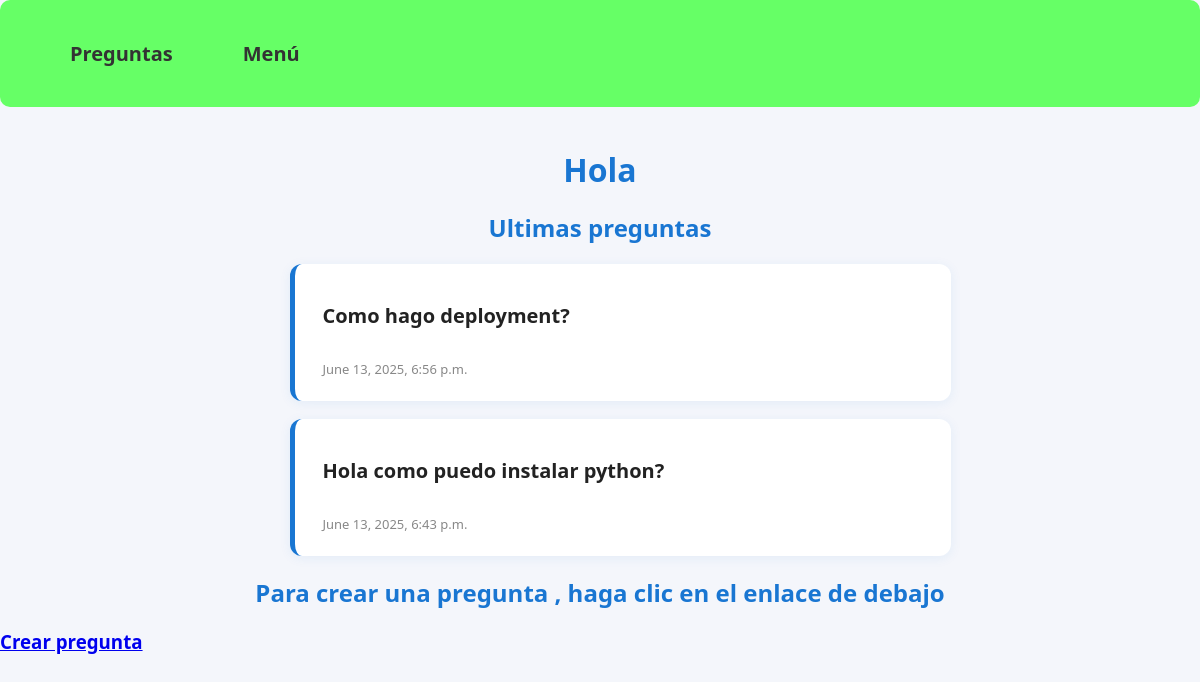
/, run on an earlier commit of the app's database.
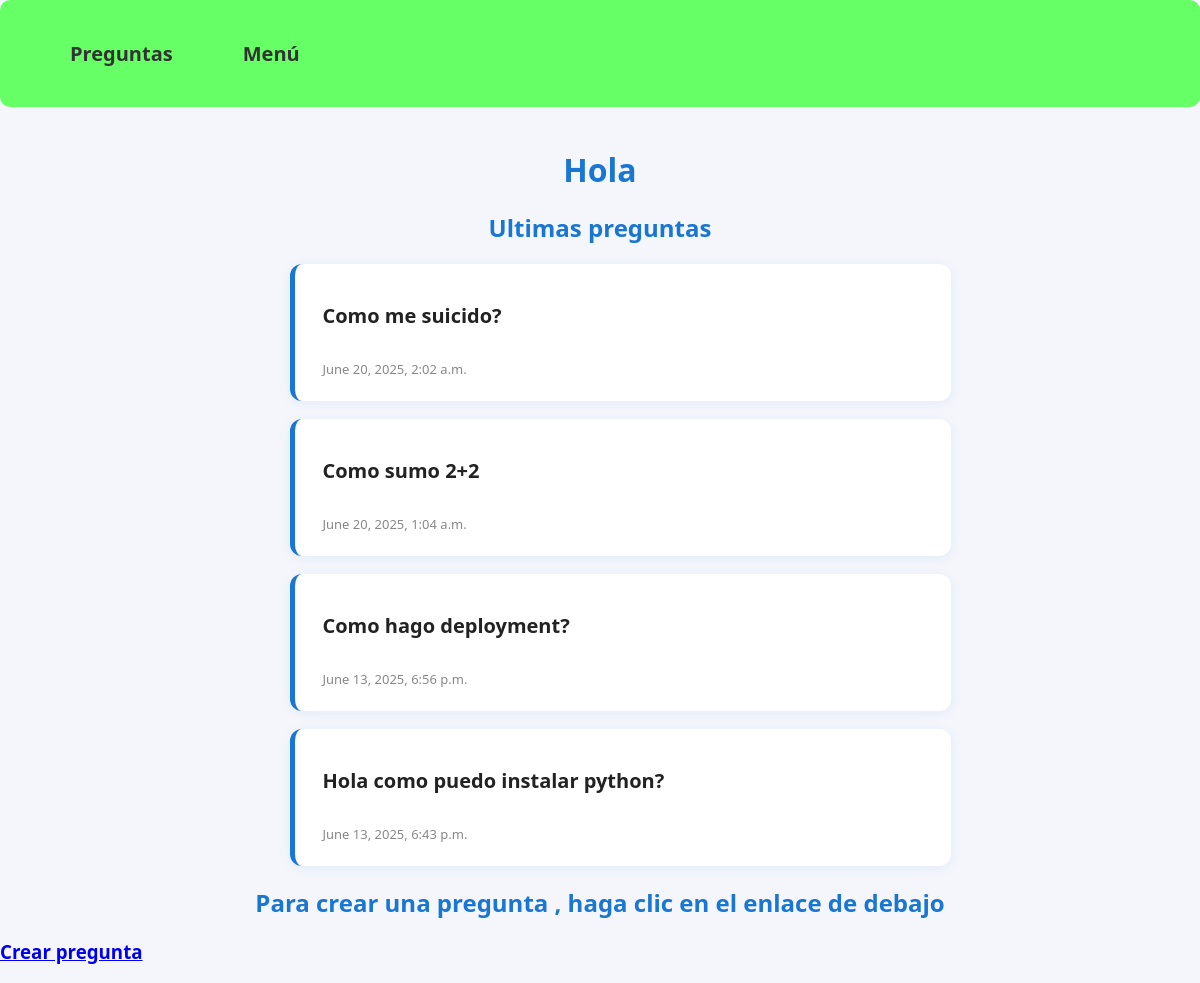
And on a later commit of the database.
### polls_app/models.py (models this page shows, shortened)
class Question(models.Model):
    pregunta=models.CharField(max_length=1500, help_text="Escriba la pregunta que desea realizar")
    fecha_publicacion=models.DateTimeField(auto_now_add=True)

### polls_app/views.py (the view)
# urls.py: path("", home, name="inicio" ),
def home(request):
    ultimas_preguntas=models.Question.objects.all().order_by("-fecha_publicacion")[:5]
    return render(request, "index.html",{"preguntas":ultimas_preguntas})

### polls_app/templates/index.html
{% extends 'base.html' %}
{% block content %}
{% load static %}
<link rel="stylesheet" href="{% static 'index.css' %}">
    <h1>Hola</h1>
    <h2>Ultimas preguntas</h2>
    {% for pregunta in preguntas  %}
    <ul>
        <li class="lista"><p class="pregunta">{{pregunta.pregunta}}</p> <p class="fecha"><br>{{pregunta.fecha_publicacion}}</p> </li>
    </ul>
    {% endfor %}
    <h2>Para crear una pregunta , haga clic en el enlace de debajo</h2>
    <a href="{%url "formulario"%}"><h3>Crear pregunta</h3></a>
{% endblock content %}

What changed in the data, as far as the page shows it:
added Question: pregunta "Como me suicido?", fecha_publicacion "June 20, 2025, 2:02 a.m."
added Question: pregunta "Como sumo 2+2", fecha_publicacion "June 20, 2025, 1:04 a.m."
